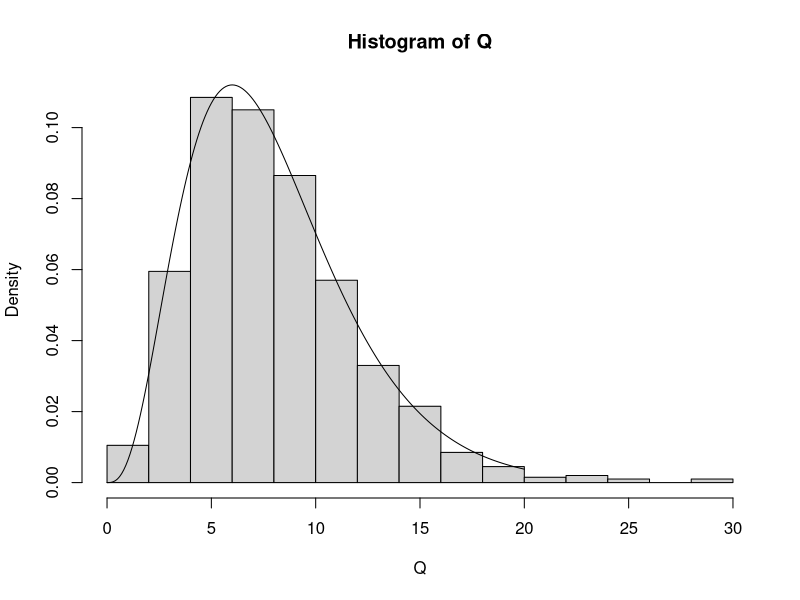
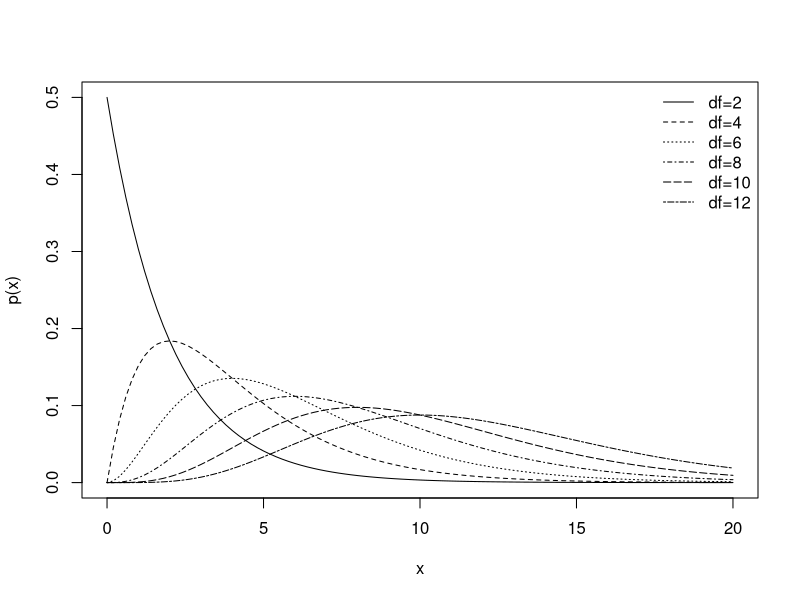

Reproduce these figures in R, in order.
#设置自由度
df <- 8;
Q <- c();
for(i in 1:1000) {

  Z <- rnorm(df);
  
  q <- sum(Z^2)
  Q <- append(Q, q)
}

#画出概率分布图
hist(Q, probability = TRUE)
#画出真实的卡方分布的概率曲线
x <- seq(0, 20, 0.1);
y <- dchisq(x, df)
lines(x, y)


x <- seq(0, 20, 0.1);

curve(dchisq(x, 2), 0, 20, ylab = "p(x)")
curve(dchisq(x, 4), add = TRUE, lty=2)
curve(dchisq(x, 6), add = TRUE, lty=3)
curve(dchisq(x, 8), add = TRUE, lty=4)
curve(dchisq(x, 10), add = TRUE, lty=5)
curve(dchisq(x, 12), add = TRUE, lty=6)
legend("topright", c('df=2', 'df=4', 'df=6', 'df=8', 'df=10', 'df=12'), lty=1:6, bty="n")

